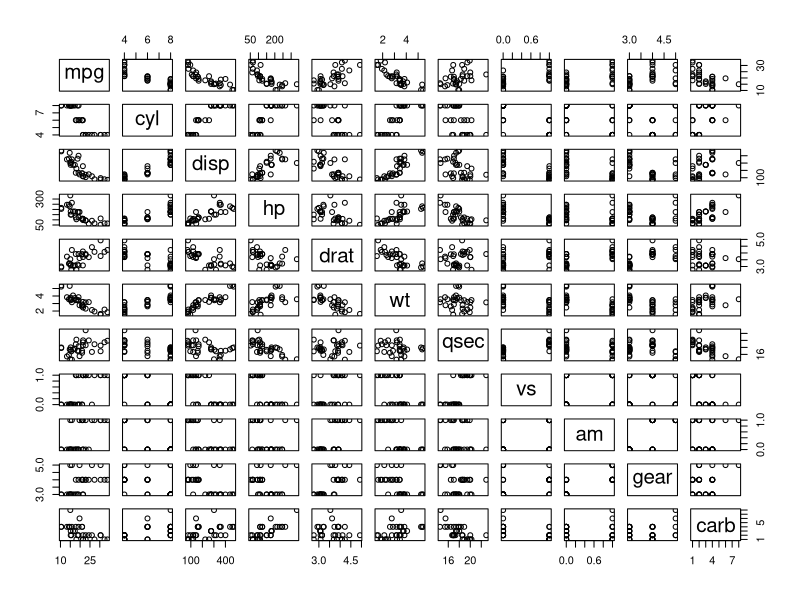
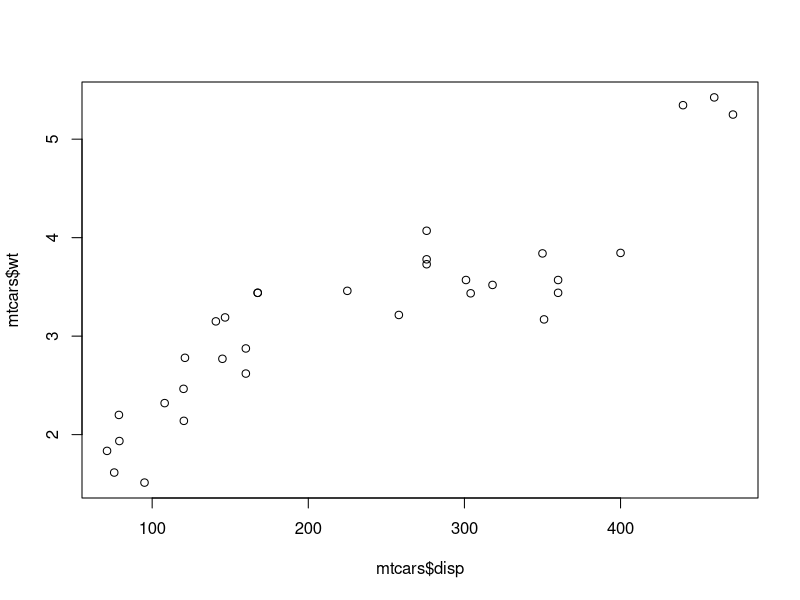
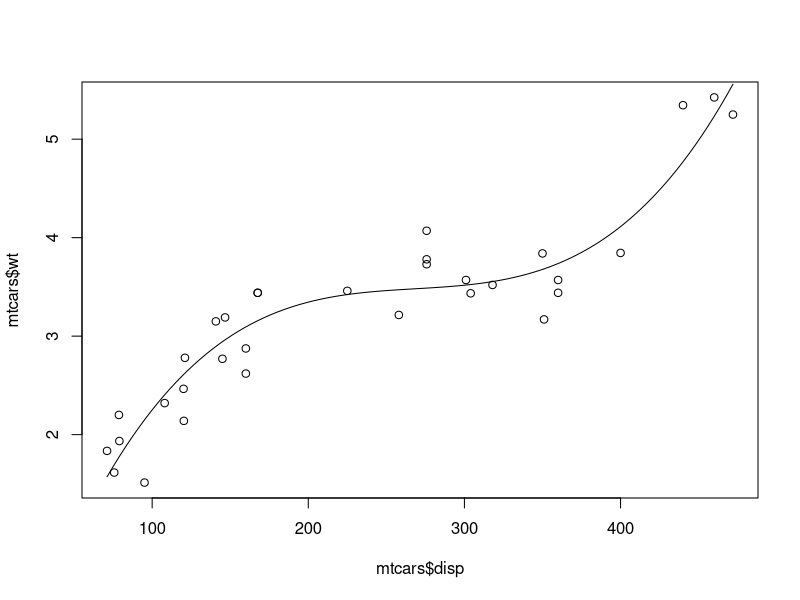
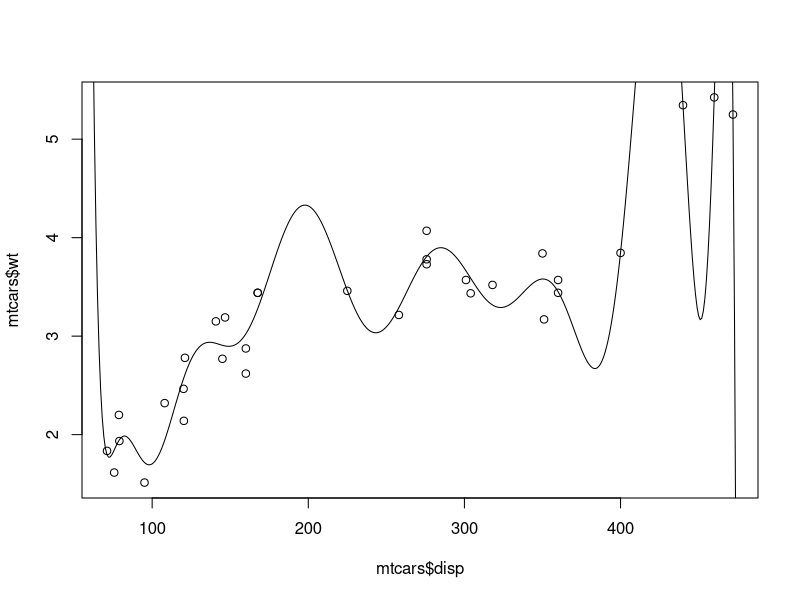

Generate these figures, in order, with R:
## ---- chunk 1
mtcars
## ---- chunk 2
plot(mtcars)
## ---- chunk 3
plot(mtcars$disp, mtcars$wt)
## ---- chunk 4
first_wd <- lm(wt ~ disp, data=mtcars)
summary(first_wd)
## ---- chunk 5
second_wd <- lm(wt ~ disp + I(disp^2), data=mtcars)
summary(second_wd)
## ---- chunk 6
third_wd <- lm(wt ~ disp + I(disp^2) + I(disp^3), data = mtcars)
summary(third_wd)
## ---- chunk 7
plot(mtcars$disp,mtcars$wt)
curve(2.243e-07*x^3 -1.807e-04*x^2 +4.945e-02*x -1.111e+00,add=TRUE)
## ---- chunk 8
best_model <- lm(wt ~ poly(disp,15), data=mtcars)
summary(best_model)
## ---- chunk 9
pred <- predict(best_model, data.frame(disp=50:500))
plot(mtcars$disp, mtcars$wt)
points(50:500, pred, type="l")
## ---- chunk 10
predict(third_wd, data.frame(disp=420))
## ---- chunk 11
predict(best_model, data.frame(disp=420))
## ---- chunk 12
predict(best_model, data.frame(disp=c(20,420, 500)))
## ---- chunk 13
sample(1:32, 5, replace=FALSE)
## ---- chunk 14
set.seed(2)
idx <- sample(1:32, 5, replace=FALSE)
idx
## ---- chunk 15
test <- mtcars[idx,]

test
## ---- chunk 16
train <- mtcars[-idx,]
train
## ---- chunk 17
third_deg <- lm(wt ~ poly(disp,3), data = train)
summary(third_deg)$r.squared
## ---- chunk 18
predict(third_deg, test)
## ---- chunk 19
test$third_pred <- predict(third_deg, test)
test
## ---- chunk 20
fifteen_deg <- lm(wt ~ poly(disp,15), data=train)
summary(fifteen_deg)$r.squared
## ---- chunk 21
predict(fifteen_deg, test)
## ---- chunk 22
test$fifteen <- predict(fifteen_deg, test)

test[c("disp","wt","third_pred","fifteen")]
